Frame 1 (no input): blank canvas, image omitted
Frame 60 (the mouse pressed at the canvas centre just before this capture): blank canvas, image omitted
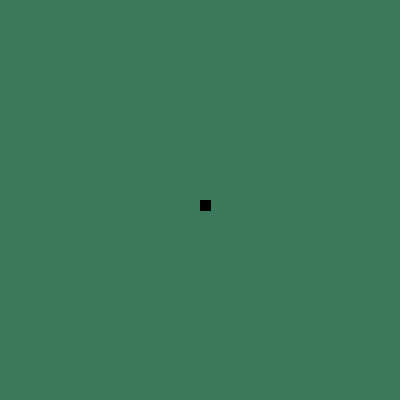
Frame 120 (the mouse held since frame 60 and released just before this capture)

The Processing sketch whose frames 1 and 60 were blank and that drew this single picture after the mouse press (run headless with seeded random() and noise(); from frame 60 on, the mouse is pressed at the canvas centre):

// Processing sketch: processing_96071
// ── processing_96071.pde




void setup() {
  size (400,400);
  background(60,120,90);
}

void draw() {
  
  if (mousePressed) {
 rect(mouseX,mouseY, 10,10);
 fill(0);
  } else {
  }
}
